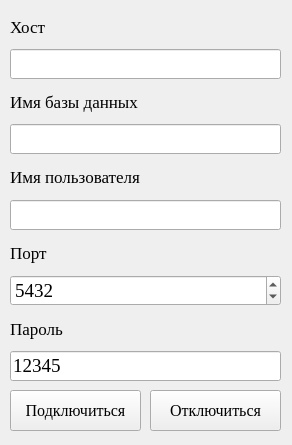
<?xml version="1.0" encoding="UTF-8"?>
<ui version="4.0">
 <class>Autorization</class>
 <widget class="QWidget" name="Autorization">
  <property name="geometry">
   <rect>
    <x>0</x>
    <y>0</y>
    <width>292</width>
    <height>445</height>
   </rect>
  </property>
  <property name="windowTitle">
   <string>Form</string>
  </property>
  <widget class="QPushButton" name="connect">
   <property name="geometry">
    <rect>
     <x>10</x>
     <y>390</y>
     <width>131</width>
     <height>41</height>
    </rect>
   </property>
   <property name="font">
    <font>
     <family>Times New Roman</family>
     <pointsize>12</pointsize>
    </font>
   </property>
   <property name="text">
    <string>Подключиться</string>
   </property>
  </widget>
  <widget class="QPushButton" name="disconnect">
   <property name="geometry">
    <rect>
     <x>150</x>
     <y>390</y>
     <width>131</width>
     <height>41</height>
    </rect>
   </property>
   <property name="font">
    <font>
     <family>Times New Roman</family>
     <pointsize>12</pointsize>
    </font>
   </property>
   <property name="text">
    <string>Отключиться</string>
   </property>
  </widget>
  <widget class="QWidget" name="">
   <property name="geometry">
    <rect>
     <x>10</x>
     <y>10</y>
     <width>271</width>
     <height>371</height>
    </rect>
   </property>
   <layout class="QVBoxLayout" name="verticalLayout">
    <item>
     <widget class="QLabel" name="hostLabel">
      <property name="font">
       <font>
        <family>Times New Roman</family>
        <pointsize>13</pointsize>
       </font>
      </property>
      <property name="text">
       <string>Хост</string>
      </property>
     </widget>
    </item>
    <item>
     <widget class="QLineEdit" name="hostLine">
      <property name="font">
       <font>
        <family>Times New Roman</family>
        <pointsize>14</pointsize>
       </font>
      </property>
     </widget>
    </item>
    <item>
     <widget class="QLabel" name="nameDBLabel">
      <property name="font">
       <font>
        <family>Times New Roman</family>
        <pointsize>13</pointsize>
       </font>
      </property>
      <property name="text">
       <string>Имя базы данных</string>
      </property>
     </widget>
    </item>
    <item>
     <widget class="QLineEdit" name="nameDBLine">
      <property name="font">
       <font>
        <family>Times New Roman</family>
        <pointsize>14</pointsize>
       </font>
      </property>
      <property name="text">
       <string/>
      </property>
     </widget>
    </item>
    <item>
     <widget class="QLabel" name="userLabel">
      <property name="font">
       <font>
        <family>Times New Roman</family>
        <pointsize>13</pointsize>
       </font>
      </property>
      <property name="text">
       <string>Имя пользователя</string>
      </property>
     </widget>
    </item>
    <item>
     <widget class="QLineEdit" name="userLine">
      <property name="font">
       <font>
        <family>Times New Roman</family>
        <pointsize>14</pointsize>
       </font>
      </property>
      <property name="text">
       <string/>
      </property>
     </widget>
    </item>
    <item>
     <widget class="QLabel" name="portLabel">
      <property name="font">
       <font>
        <family>Times New Roman</family>
        <pointsize>13</pointsize>
       </font>
      </property>
      <property name="text">
       <string>Порт</string>
      </property>
     </widget>
    </item>
    <item>
     <widget class="QSpinBox" name="portSpinBox">
      <property name="font">
       <font>
        <family>Times New Roman</family>
        <pointsize>14</pointsize>
       </font>
      </property>
      <property name="maximum">
       <number>10000</number>
      </property>
      <property name="value">
       <number>5432</number>
      </property>
     </widget>
    </item>
    <item>
     <widget class="QLabel" name="passwordLabel">
      <property name="font">
       <font>
        <family>Times New Roman</family>
        <pointsize>13</pointsize>
       </font>
      </property>
      <property name="text">
       <string>Пароль</string>
      </property>
     </widget>
    </item>
    <item>
     <widget class="QLineEdit" name="passwordLine">
      <property name="font">
       <font>
        <family>Times New Roman</family>
        <pointsize>14</pointsize>
       </font>
      </property>
      <property name="text">
       <string>12345</string>
      </property>
     </widget>
    </item>
   </layout>
  </widget>
 </widget>
 <resources/>
 <connections/>
</ui>
